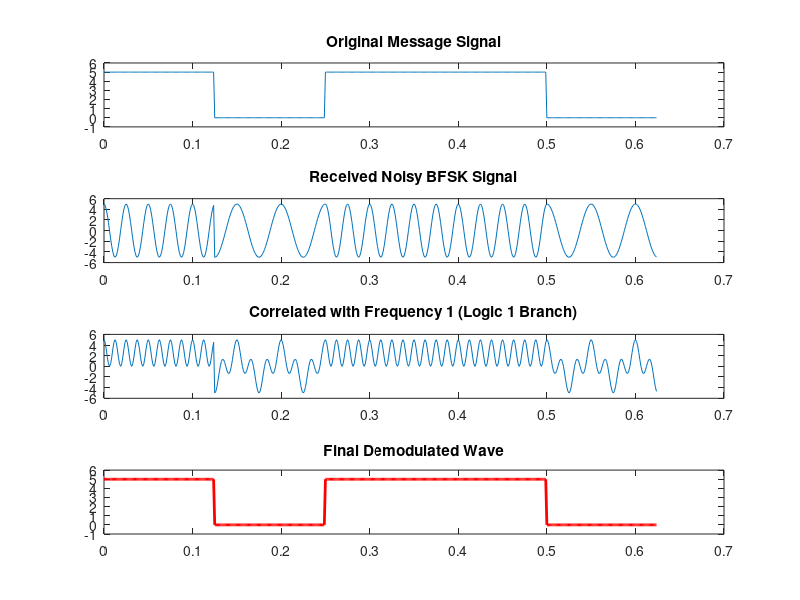

This chart was generated by the following MATLAB code:
%% 1. Parameters
am = 5;               % Amplitude
fc1 = 40;             % Frequency for Bit 1
fc2 = 20;             % Frequency for Bit 0
fs = 800;             % Sampling Frequency
bits = [1 0 1 1 0];   % Input bit sequence
Tb_samples = 100;     % Samples per bit duration

% Initialize vectors
total_samples = length(bits) * Tb_samples;
t = (0:total_samples-1) / fs;
mt = zeros(1, total_samples); % Message signal
y = zeros(1, total_samples);  % Modulated signal

%% 2. BFSK Modulation Loop
for i = 1:length(bits)
    start_idx = (i-1) * Tb_samples + 1;
    end_idx = i * Tb_samples;
    
    % Time segment for this specific bit
    t_segment = t(start_idx:end_idx);
    
    if bits(i) == 1
        % Switch to Frequency 1
        y(start_idx:end_idx) = am * cos(2*pi*fc1*t_segment);
        mt(start_idx:end_idx) = am;
    else
        % Switch to Frequency 2
        y(start_idx:end_idx) = am * cos(2*pi*fc2*t_segment);
        mt(start_idx:end_idx) = 0;
    end
end

%% 3. Demodulation (Non-Coherent logic)
y_noisy = y;%awgn(y, 15, 'measured');

% Step A: Correlate the noisy signal with both local carriers
yd1 = y_noisy .* cos(2*pi*fc1*t); 
yd2 = y_noisy .* cos(2*pi*fc2*t); 

% Step B: Integrate and Decide (The "Demodulated Wave" Logic)
recovered_mt = zeros(1, total_samples); % Initialize the output wave

for i = 1:length(bits)
    start_idx = (i-1) * Tb_samples + 1;
    end_idx = i * Tb_samples;
    
    % Manual Integration: Sum the energy for this bit duration
    sum1 = sum(yd1(start_idx:end_idx)); 
    sum2 = sum(yd2(start_idx:end_idx));
    
    % Decision Step: Which frequency was stronger?
    if sum1 > sum2
        recovered_mt(start_idx:end_idx) = am; % Recovered Logic 1
    else
        recovered_mt(start_idx:end_idx) = 0;  % Recovered Logic 0
    end
end

%% 4. Visualization
figure;
subplot(4,1,1); plot(t, mt); title('Original Message Signal'); ylim([-1 6]);
subplot(4,1,2); plot(t, y_noisy); title('Received Noisy BFSK Signal');
subplot(4,1,3); plot(t, yd1); title('Correlated with Frequency 1 (Logic 1 Branch)');
subplot(4,1,4); plot(t, recovered_mt, 'r', 'LineWidth', 2); title('Final Demodulated Wave'); ylim([-1 6]);

%%%
